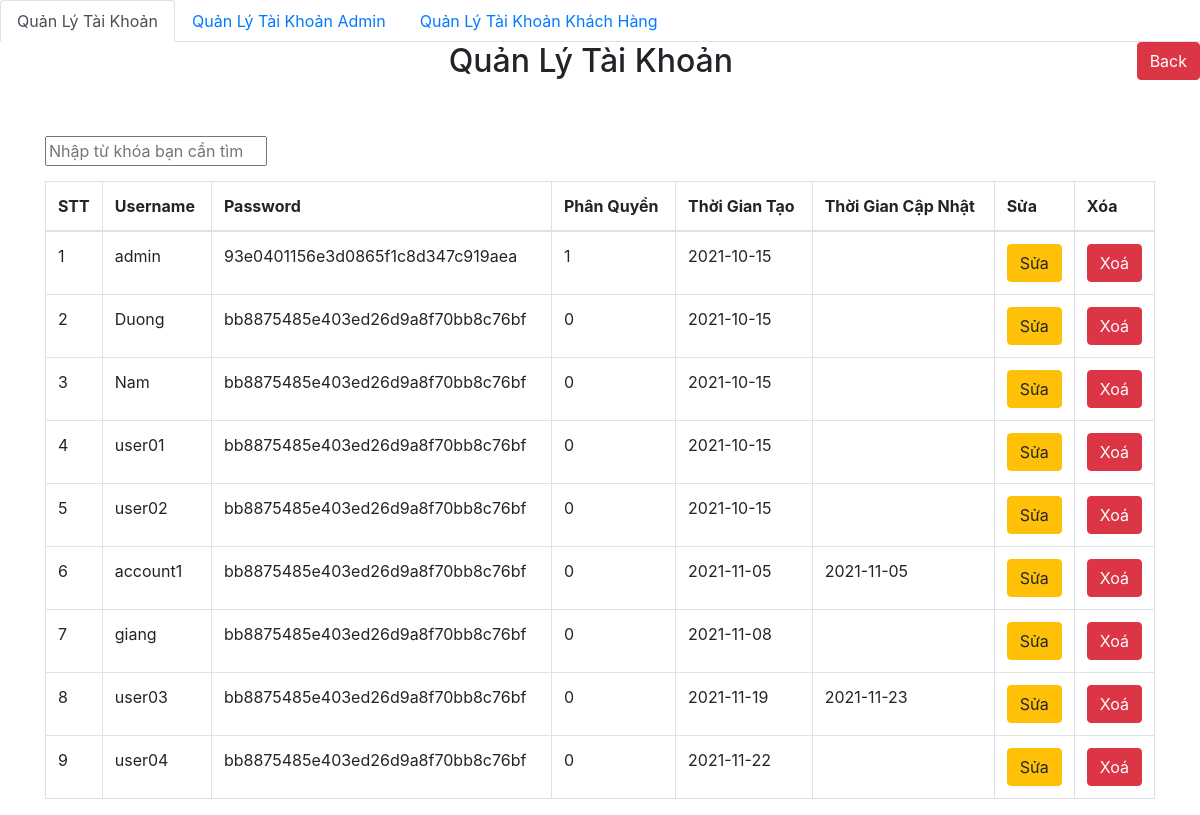
/adminpage/account/acc/acc_admin.php, run on the app's committed database.
### tables this page shows
CREATE TABLE `account` (
  `id` int(11) NOT NULL,
  `UserName` varchar(255) DEFAULT NULL,
  `pwd` varchar(255) DEFAULT NULL,
  `PhanQuyen` int(11) DEFAULT NULL,
  `create_time` date DEFAULT NULL,
  `update_time` date DEFAULT NULL
);

### db/dbhelper.php (called while the page is built, shortened)
<?php
function executeResult($sql){
    $con=mysqli_connect(HOST,USERNAME,PASSWORD,DATABSE);
    $result= mysqli_query($con, $sql);
    $data=[];
    while($row= mysqli_fetch_array($result,1)){
        $data[]=$row;
    }
    return $data;
}

### adminpage/account/acc/acc_admin.php (the view, shortened to what this page needs)
<?php
require_once('../../../db/dbhelper.php');
?>
<!DOCTYPE html>
<html>
<head>
	<link rel="stylesheet" href="https://maxcdn.bootstrapcdn.com/bootstrap/4.4.1/css/bootstrap.min.css">
</head>
<body>
	<?php
	require_once('..\layout\navmenuacc.php');
	?>
	<a href="../../home.php">
	<button class="btn btn-danger" style="margin: bottom 15px; float:right;">Back</button>
	</a>
	<div class="container">
		<div class="panel panel-primary">
			<div class="panel-heading">
				<h2 class="text-center">Quản Lý Tài Khoản</h2>
			</div>
			<div class="panel-body">
				<br></br>
				<input id="myInput" type="text" name="search" placeholder="Nhập từ khóa bạn cần tìm" style="width:20%; margin-bottom:15px"/>
				<table class="table table-bordered table-hover" id="myTable">
					<thead>
						<tr>
							<th width="50px">STT</th>
							<th>Username</th>
                            <th>Password</th>
                            <th>Phân Quyền</th>
                            <th>Thời Gian Tạo</th>
                            <th>Thời Gian Cập Nhật</th>
							<th width="50px">Sửa</th>
							<th width="50px">Xóa</th>
						</tr>
					</thead>
					<tbody>
					<?php
					$limit=10;
					$page=1;
					$firstIndex=($page-1)*$limit;
					$sql="select * from account limit ".$firstIndex.", ".$limit." ";
					$categoryList=executeResult($sql);
					foreach ($categoryList as $item){
						echo '
					<tr>
						<td>'.++$firstIndex.'</td>
						<td>'.$item['UserName'].'</td>
                        <td>'.$item['pwd'].'</td>
                        <td>'.$item['PhanQuyen'].'</td>
                        <td>'.$item['create_time'].'</td>
                        <td>'.$item['update_time'].'</td>
						<td>
							<a href="acc_add.php?id='.$item['id'].'"><button class="btn btn-warning">Sửa</button></a>
						</td>
						<td>
							<a href="?delete_id='.$item['id'].'"><button class="btn btn-danger">Xoá</button></a>
						</td>
					</tr>';
					}
					?>
					</tbody>
				</table>
			</div>
		</div>
	</div>
</body>
</html>

### data on the page
account: UserName "admin", pwd "93e0401156e3d0865f1c8d347c919aea", PhanQuyen "1", create_time "2021-10-15"
account: UserName "Duong", pwd "bb8875485e403ed26d9a8f70bb8c76bf", PhanQuyen "0", create_time "2021-10-15"
account: UserName "Nam", pwd "bb8875485e403ed26d9a8f70bb8c76bf", PhanQuyen "0", create_time "2021-10-15"
account: UserName "user01", pwd "bb8875485e403ed26d9a8f70bb8c76bf", PhanQuyen "0", create_time "2021-10-15"
account: UserName "user02", pwd "bb8875485e403ed26d9a8f70bb8c76bf", PhanQuyen "0", create_time "2021-10-15"
account: UserName "account1", pwd "bb8875485e403ed26d9a8f70bb8c76bf", PhanQuyen "0", create_time "2021-11-05", update_time "2021-11-05"
account: UserName "giang", pwd "bb8875485e403ed26d9a8f70bb8c76bf", PhanQuyen "0", create_time "2021-11-08"
account: UserName "user03", pwd "bb8875485e403ed26d9a8f70bb8c76bf", PhanQuyen "0", create_time "2021-11-19", update_time "2021-11-23"
account: UserName "user04", pwd "bb8875485e403ed26d9a8f70bb8c76bf", PhanQuyen "0", create_time "2021-11-22"
